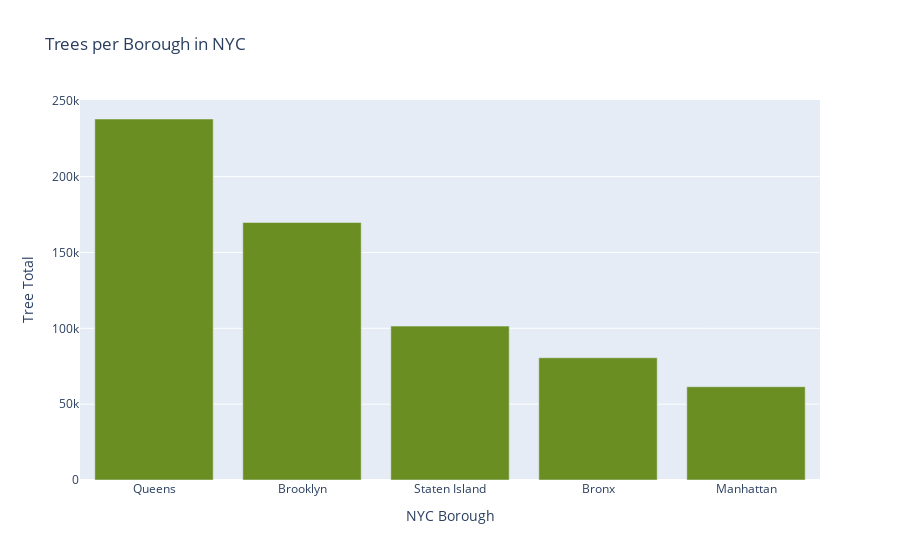

Source (notebook cell):
### Markdown cell above
Zooming out, and looking at the tree distribution between the larger 5 Boroughs of NYC:

### Code cell
boro_bar = px.bar(viz_boro, x= "boroname", y= "total_trees", title= "Trees per Borough in NYC", color_discrete_sequence=["#6B8E23"])
boro_bar.update_layout(xaxis_title= "NYC Borough", yaxis_title= "Tree Total")                                                                                                                 
boro_bar.show()

### Figure 1 — Plotly figure (JSON) as saved in the notebook; plotly's stock layout.template omitted (floating-point values rounded to 4 significant figures)
{"data": [{"hovertemplate": "boroname=%{x}<br>total_trees=%{y}<extra></extra>", "legendgroup": "", "marker": {"color": "#6B8E23", "pattern": {"shape": ""}}, "name": "", "orientation": "v", "showlegend": false, "textposition": "auto", "type": "bar", "x": ["Queens", "Brooklyn", "Staten Island", "Bronx", "Manhattan"], "xaxis": "x", "y": [237970, 169744, 101442, 80584, 61495], "yaxis": "y"}], "layout": {"barmode": "relative", "legend": {"tracegroupgap": 0}, "title": {"text": "Trees per Borough in NYC"}, "xaxis": {"anchor": "y", "domain": [0, 1], "title": {"text": "NYC Borough"}}, "yaxis": {"anchor": "x", "domain": [0, 1], "title": {"text": "Tree Total"}}}}
